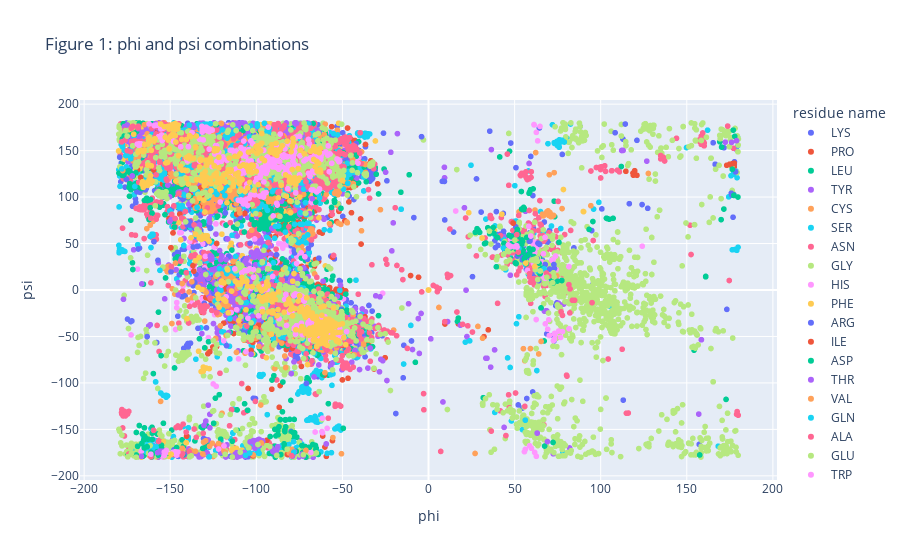

The notebook cell this image was saved under:
### Markdown cell above
## Task 1
#### Draw a scatter plot that shows the phi and psi combinations in the data file.

### Code cell
#Read the csv file containing the downloaded data
data = pd.read_csv('data_all.csv')

#Create Plotly figure
fig = px.scatter(data, x='phi', y='psi', color = 'residue name', hover_data=['position', 'chain'], 
                 title='Figure 1: phi and psi combinations')
        
#Display figure
fig.show()

### Figure 1 — Plotly figure (JSON) as saved in the notebook; plotly's stock layout.template omitted (floating-point values rounded to 4 significant figures; data arrays with more than 128 entries replaced by an {"elided": "..."} marker saying what was removed)
{"data": [{"customdata": {"elided": "2021x2 mixed values"}, "hovertemplate": "residue name=LYS<br>phi=%{x}<br>psi=%{y}<br>position=%{customdata[0]}<br>chain=%{customdata[1]}<extra></extra>", "legendgroup": "LYS", "marker": {"color": "#636efa", "symbol": "circle"}, "mode": "markers", "name": "LYS", "showlegend": true, "type": "scattergl", "x": {"elided": "2021 float values"}, "xaxis": "x", "y": {"elided": "2021 float values"}, "yaxis": "y"}, {"customdata": {"elided": "1596x2 mixed values"}, "hovertemplate": "residue name=PRO<br>phi=%{x}<br>psi=%{y}<br>position=%{customdata[0]}<br>chain=%{customdata[1]}<extra></extra>", "legendgroup": "PRO", "marker": {"color": "#EF553B", "symbol": "circle"}, "mode": "markers", "name": "PRO", "showlegend": true, "type": "scattergl", "x": {"elided": "1596 float values"}, "xaxis": "x", "y": {"elided": "1596 float values"}, "yaxis": "y"}, {"customdata": {"elided": "2533x2 mixed values"}, "hovertemplate": "residue name=LEU<br>phi=%{x}<br>psi=%{y}<br>position=%{customdata[0]}<br>chain=%{customdata[1]}<extra></extra>", "legendgroup": "LEU", "marker": {"color": "#00cc96", "symbol": "circle"}, "mode": "markers", "name": "LEU", "showlegend": true, "type": "scattergl", "x": {"elided": "2533 float values"}, "xaxis": "x", "y": {"elided": "2533 float values"}, "yaxis": "y"}, {"customdata": {"elided": "1338x2 mixed values"}, "hovertemplate": "residue name=TYR<br>phi=%{x}<br>psi=%{y}<br>position=%{customdata[0]}<br>chain=%{customdata[1]}<extra></extra>", "legendgroup": "TYR", "marker": {"color": "#ab63fa", "symbol": "circle"}, "mode": "markers", "name": "TYR", "showlegend": true, "type": "scattergl", "x": {"elided": "1338 float values"}, "xaxis": "x", "y": {"elided": "1338 float values"}, "yaxis": "y"}, {"customdata": {"elided": "742x2 mixed values"}, "hovertemplate": "residue name=CYS<br>phi=%{x}<br>psi=%{y}<br>position=%{customdata[0]}<br>chain=%{customdata[1]}<extra></extra>", "legendgroup": "CYS", "marker": {"color": "#FFA15A", "symbol": "circle"}, "mode": "markers", "name": "CYS", "showlegend": true, "type": "scattergl", "x": {"elided": "742 float values"}, "xaxis": "x", "y": {"elided": "742 float values"}, "yaxis": "y"}, {"customdata": {"elided": "2089x2 mixed values"}, "hovertemplate": "residue name=SER<br>phi=%{x}<br>psi=%{y}<br>position=%{customdata[0]}<br>chain=%{customdata[1]}<extra></extra>", "legendgroup": "SER", "marker": {"color": "#19d3f3", "symbol": "circle"}, "mode": "markers", "name": "SER", "showlegend": true, "type": "scattergl", "x": {"elided": "2089 float values"}, "xaxis": "x", "y": {"elided": "2089 float values"}, "yaxis": "y"}, {"customdata": {"elided": "1394x2 mixed values"}, "hovertemplate": "residue name=ASN<br>phi=%{x}<br>psi=%{y}<br>position=%{customdata[0]}<br>chain=%{customdata[1]}<extra></extra>", "legendgroup": "ASN", "marker": {"color": "#FF6692", "symbol": "circle"}, "mode": "markers", "name": "ASN", "showlegend": true, "type": "scattergl", "x": {"elided": "1394 float values"}, "xaxis": "x", "y": {"elided": "1394 float values"}, "yaxis": "y"}, {"customdata": {"elided": "2176x2 mixed values"}, "hovertemplate": "residue name=GLY<br>phi=%{x}<br>psi=%{y}<br>position=%{customdata[0]}<br>chain=%{customdata[1]}<extra></extra>", "legendgroup": "GLY", "marker": {"color": "#B6E880", "symbol": "circle"}, "mode": "markers", "name": "GLY", "showlegend": true, "type": "scattergl", "x": {"elided": "2176 float values"}, "xaxis": "x", "y": {"elided": "2176 float values"}, "yaxis": "y"}, {"customdata": {"elided": "745x2 mixed values"}, "hovertemplate": "residue name=HIS<br>phi=%{x}<br>psi=%{y}<br>position=%{customdata[0]}<br>chain=%{customdata[1]}<extra></extra>", "legendgroup": "HIS", "marker": {"color": "#FF97FF", "symbol": "circle"}, "mode": "markers", "name": "HIS", "showlegend": true, "type": "scattergl", "x": {"elided": "745 float values"}, "xaxis": "x", "y": {"elided": "745 float values"}, "yaxis": "y"}, {"customdata": {"elided": "1266x2 mixed values"}, "hovertemplate": "residue name=PHE<br>phi=%{x}<br>psi=%{y}<br>position=%{customdata[0]}<br>chain=%{customdata[1]}<extra></extra>", "legendgroup": "PHE", "marker": {"color": "#FECB52", "symbol": "circle"}, "mode": "markers", "name": "PHE", "showlegend": true, "type": "scattergl", "x": {"elided": "1266 float values"}, "xaxis": "x", "y": {"elided": "1266 float values"}, "yaxis": "y"}, {"customdata": {"elided": "1471x2 mixed values"}, "hovertemplate": "residue name=ARG<br>phi=%{x}<br>psi=%{y}<br>position=%{customdata[0]}<br>chain=%{customdata[1]}<extra></extra>", "legendgroup": "ARG", "marker": {"color": "#636efa", "symbol": "circle"}, "mode": "markers", "name": "ARG", "showlegend": true, "type": "scattergl", "x": {"elided": "1471 float values"}, "xaxis": "x", "y": {"elided": "1471 float values"}, "yaxis": "y"}, {"customdata": {"elided": "1390x2 mixed values"}, "hovertemplate": "residue name=ILE<br>phi=%{x}<br>psi=%{y}<br>position=%{customdata[0]}<br>chain=%{customdata[1]}<extra></extra>", "legendgroup": "ILE", "marker": {"color": "#EF553B", "symbol": "circle"}, "mode": "markers", "name": "ILE", "showlegend": true, "type": "scattergl", "x": {"elided": "1390 float values"}, "xaxis": "x", "y": {"elided": "1390 float values"}, "yaxis": "y"}, {"customdata": {"elided": "1720x2 mixed values"}, "hovertemplate": "residue name=ASP<br>phi=%{x}<br>psi=%{y}<br>position=%{customdata[0]}<br>chain=%{customdata[1]}<extra></extra>", "legendgroup": "ASP", "marker": {"color": "#00cc96", "symbol": "circle"}, "mode": "markers", "name": "ASP", "showlegend": true, "type": "scattergl", "x": {"elided": "1720 float values"}, "xaxis": "x", "y": {"elided": "1720 float values"}, "yaxis": "y"}, {"customdata": {"elided": "1775x2 mixed values"}, "hovertemplate": "residue name=THR<br>phi=%{x}<br>psi=%{y}<br>position=%{customdata[0]}<br>chain=%{customdata[1]}<extra></extra>", "legendgroup": "THR", "marker": {"color": "#ab63fa", "symbol": "circle"}, "mode": "markers", "name": "THR", "showlegend": true, "type": "scattergl", "x": {"elided": "1775 float values"}, "xaxis": "x", "y": {"elided": "1775 float values"}, "yaxis": "y"}, {"customdata": {"elided": "1850x2 mixed values"}, "hovertemplate": "residue name=VAL<br>phi=%{x}<br>psi=%{y}<br>position=%{customdata[0]}<br>chain=%{customdata[1]}<extra></extra>", "legendgroup": "VAL", "marker": {"color": "#FFA15A", "symbol": "circle"}, "mode": "markers", "name": "VAL", "showlegend": true, "type": "scattergl", "x": {"elided": "1850 float values"}, "xaxis": "x", "y": {"elided": "1850 float values"}, "yaxis": "y"}, {"customdata": {"elided": "1273x2 mixed values"}, "hovertemplate": "residue name=GLN<br>phi=%{x}<br>psi=%{y}<br>position=%{customdata[0]}<br>chain=%{customdata[1]}<extra></extra>", "legendgroup": "GLN", "marker": {"color": "#19d3f3", "symbol": "circle"}, "mode": "markers", "name": "GLN", "showlegend": true, "type": "scattergl", "x": {"elided": "1273 float values"}, "xaxis": "x", "y": {"elided": "1273 float values"}, "yaxis": "y"}, {"customdata": {"elided": "1548x2 mixed values"}, "hovertemplate": "residue name=ALA<br>phi=%{x}<br>psi=%{y}<br>position=%{customdata[0]}<br>chain=%{customdata[1]}<extra></extra>", "legendgroup": "ALA", "marker": {"color": "#FF6692", "symbol": "circle"}, "mode": "markers", "name": "ALA", "showlegend": true, "type": "scattergl", "x": {"elided": "1548 float values"}, "xaxis": "x", "y": {"elided": "1548 float values"}, "yaxis": "y"}, {"customdata": {"elided": "1508x2 mixed values"}, "hovertemplate": "residue name=GLU<br>phi=%{x}<br>psi=%{y}<br>position=%{customdata[0]}<br>chain=%{customdata[1]}<extra></extra>", "legendgroup": "GLU", "marker": {"color": "#B6E880", "symbol": "circle"}, "mode": "markers", "name": "GLU", "showlegend": true, "type": "scattergl", "x": {"elided": "1508 float values"}, "xaxis": "x", "y": {"elided": "1508 float values"}, "yaxis": "y"}, {"customdata": {"elided": "442x2 mixed values"}, "hovertemplate": "residue name=TRP<br>phi=%{x}<br>psi=%{y}<br>position=%{customdata[0]}<br>chain=%{customdata[1]}<extra></extra>", "legendgroup": "TRP", "marker": {"color": "#FF97FF", "symbol": "circle"}, "mode": "markers", "name": "TRP", "showlegend": true, "type": "scattergl", "x": {"elided": "442 float values"}, "xaxis": "x", "y": {"elided": "442 float values"}, "yaxis": "y"}, {"customdata": {"elided": "492x2 mixed values"}, "hovertemplate": "residue name=MET<br>phi=%{x}<br>psi=%{y}<br>position=%{customdata[0]}<br>chain=%{customdata[1]}<extra></extra>", "legendgroup": "MET", "marker": {"color": "#FECB52", "symbol": "circle"}, "mode": "markers", "name": "MET", "showlegend": true, "type": "scattergl", "x": {"elided": "492 float values"}, "xaxis": "x", "y": {"elided": "492 float values"}, "yaxis": "y"}], "layout": {"legend": {"title": {"text": "residue name"}, "tracegroupgap": 0}, "title": {"text": "Figure 1: phi and psi combinations"}, "xaxis": {"anchor": "y", "domain": [0, 1], "title": {"text": "phi"}}, "yaxis": {"anchor": "x", "domain": [0, 1], "title": {"text": "psi"}}}}
